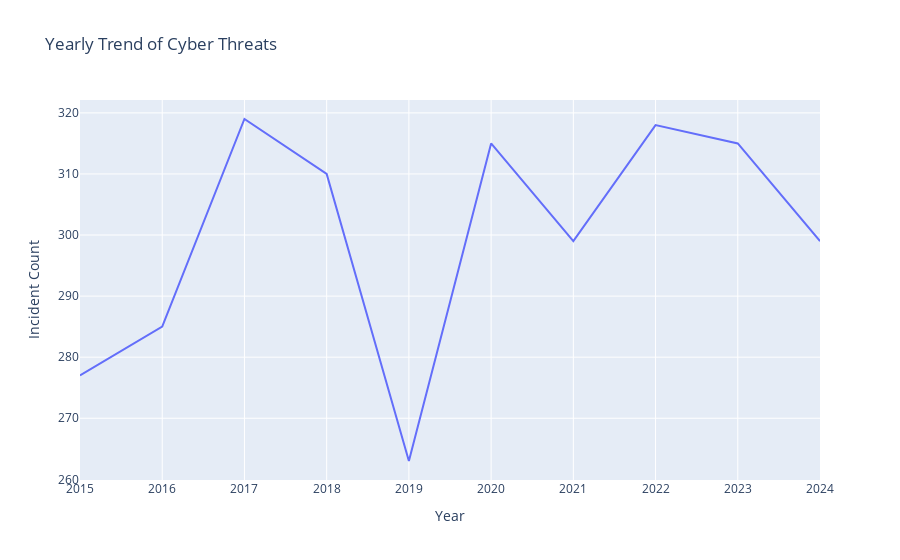
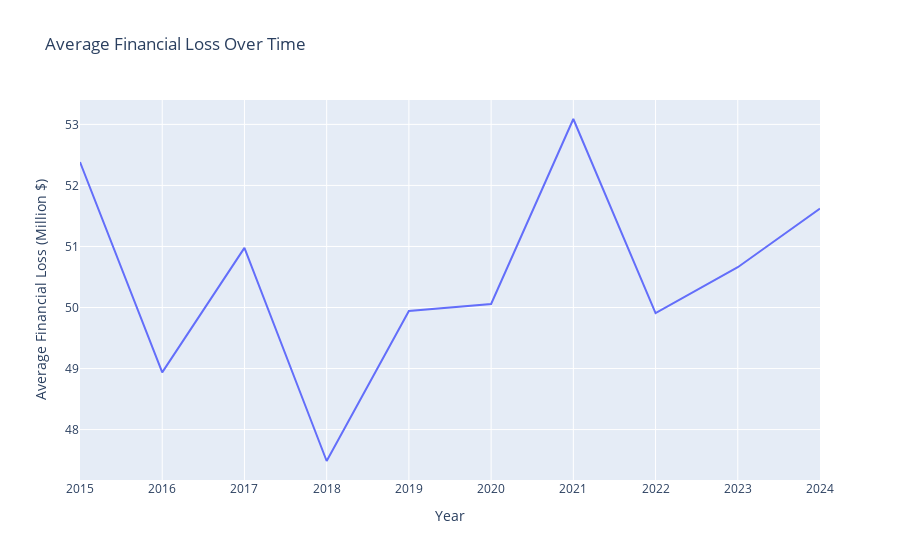

Source (notebook cell) for these figures, in order:
### Code cell
# temporal trend of cyber threats
yearly_trend = cleaned_df.groupby('Year').size().reset_index(name='Incident Count')
fig = px.line(yearly_trend, x='Year', y='Incident Count', title='Yearly Trend of Cyber Threats')
fig.update_layout(xaxis_title='Year', yaxis_title='Incident Count')
fig.show()

# average financial loss over time
avg_loss = cleaned_df.groupby('Year')['Financial Loss (in Million $)'].mean().reset_index()
fig = px.line(avg_loss, x='Year', y='Financial Loss (in Million $)', title='Average Financial Loss Over Time')
fig.update_layout(xaxis_title='Year', yaxis_title='Average Financial Loss (Million $)')
fig.show()

### Figure 1 — Plotly figure (JSON) as saved in the notebook; plotly's stock layout.template omitted (floating-point values rounded to 4 significant figures)
{"data": [{"hovertemplate": "Year=%{x}<br>Incident Count=%{y}<extra></extra>", "legendgroup": "", "line": {"color": "#636efa", "dash": "solid"}, "marker": {"symbol": "circle"}, "mode": "lines", "name": "", "orientation": "v", "showlegend": false, "type": "scatter", "x": [2015, 2016, 2017, 2018, 2019, 2020, 2021, 2022, 2023, 2024], "xaxis": "x", "y": [277, 285, 319, 310, 263, 315, 299, 318, 315, 299], "yaxis": "y"}], "layout": {"legend": {"tracegroupgap": 0}, "title": {"text": "Yearly Trend of Cyber Threats"}, "xaxis": {"anchor": "y", "domain": [0, 1], "title": {"text": "Year"}}, "yaxis": {"anchor": "x", "domain": [0, 1], "title": {"text": "Incident Count"}}}}

### Figure 2 — Plotly figure (JSON) as saved in the notebook; plotly's stock layout.template omitted (floating-point values rounded to 4 significant figures)
{"data": [{"hovertemplate": "Year=%{x}<br>Financial Loss (in Million $)=%{y}<extra></extra>", "legendgroup": "", "line": {"color": "#636efa", "dash": "solid"}, "marker": {"symbol": "circle"}, "mode": "lines", "name": "", "orientation": "v", "showlegend": false, "type": "scatter", "x": [2015, 2016, 2017, 2018, 2019, 2020, 2021, 2022, 2023, 2024], "xaxis": "x", "y": [52.38, 48.94, 50.98, 47.49, 49.94, 50.06, 53.09, 49.91, 50.66, 51.62], "yaxis": "y"}], "layout": {"legend": {"tracegroupgap": 0}, "title": {"text": "Average Financial Loss Over Time"}, "xaxis": {"anchor": "y", "domain": [0, 1], "title": {"text": "Year"}}, "yaxis": {"anchor": "x", "domain": [0, 1], "title": {"text": "Average Financial Loss (Million $)"}}}}
